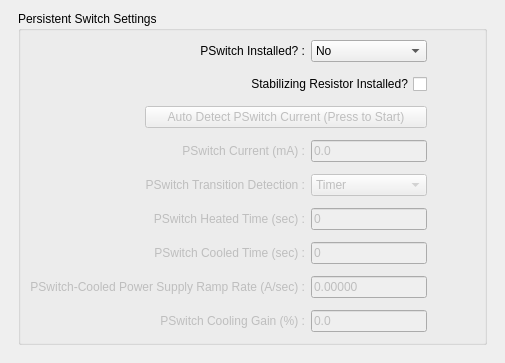
          <widget class="QWidget" name="switchPage">
           <property name="geometry">
            <rect>
             <x>0</x>
             <y>0</y>
             <width>505</width>
             <height>363</height>
            </rect>
           </property>
           <attribute name="label">
            <string>Switch</string>
           </attribute>
           <layout class="QVBoxLayout" name="switchPageLayout">
            <property name="leftMargin">
             <number>18</number>
            </property>
            <property name="rightMargin">
             <number>18</number>
            </property>
            <property name="bottomMargin">
             <number>18</number>
            </property>
            <item>
             <widget class="QGroupBox" name="switchGroupBox">
              <property name="title">
               <string>Persistent Switch Settings</string>
              </property>
              <layout class="QGridLayout" name="switchGroupLayout">
               <property name="verticalSpacing">
                <number>12</number>
               </property>
               <item row="0" column="0">
                <spacer name="horizontalSpacer_3">
                 <property name="orientation">
                  <enum>Qt::Horizontal</enum>
                 </property>
                 <property name="sizeHint" stdset="0">
                  <size>
                   <width>133</width>
                   <height>20</height>
                  </size>
                 </property>
                </spacer>
               </item>
               <item row="0" column="1">
                <widget class="QLabel" name="switchInstalledLabel">
                 <property name="text">
                  <string>PSwitch Installed? :</string>
                 </property>
                 <property name="alignment">
                  <set>Qt::AlignRight|Qt::AlignTrailing|Qt::AlignVCenter</set>
                 </property>
                </widget>
               </item>
               <item row="0" column="2" colspan="2">
                <widget class="QComboBox" name="switchInstalledComboBox">
                 <property name="maximumSize">
                  <size>
                   <width>16777215</width>
                   <height>16777215</height>
                  </size>
                 </property>
                 <item>
                  <property name="text">
                   <string>No</string>
                  </property>
                 </item>
                 <item>
                  <property name="text">
                   <string>Yes</string>
                  </property>
                 </item>
                </widget>
               </item>
               <item row="0" column="4">
                <spacer name="horizontalSpacer_4">
                 <property name="orientation">
                  <enum>Qt::Horizontal</enum>
                 </property>
                 <property name="sizeHint" stdset="0">
                  <size>
                   <width>133</width>
                   <height>20</height>
                  </size>
                 </property>
                </spacer>
               </item>
               <item row="2" column="1" colspan="3">
                <widget class="QPushButton" name="autoDetectCurrentButton">
                 <property name="enabled">
                  <bool>false</bool>
                 </property>
                 <property name="text">
                  <string>Auto Detect PSwitch Current (Press to Start)</string>
                 </property>
                </widget>
               </item>
               <item row="3" column="1">
                <widget class="QLabel" name="switchCurrentLabel">
                 <property name="enabled">
                  <bool>false</bool>
                 </property>
                 <property name="text">
                  <string>PSwitch Current (mA) :</string>
                 </property>
                 <property name="alignment">
                  <set>Qt::AlignRight|Qt::AlignTrailing|Qt::AlignVCenter</set>
                 </property>
                </widget>
               </item>
               <item row="3" column="2" colspan="2">
                <widget class="QLineEdit" name="switchCurrentEdit">
                 <property name="enabled">
                  <bool>false</bool>
                 </property>
                 <property name="text">
                  <string>0.0</string>
                 </property>
                </widget>
               </item>
               <item row="4" column="1">
                <widget class="QLabel" name="switchTransitionLabel">
                 <property name="enabled">
                  <bool>false</bool>
                 </property>
                 <property name="text">
                  <string>PSwitch Transition Detection :</string>
                 </property>
                 <property name="alignment">
                  <set>Qt::AlignRight|Qt::AlignTrailing|Qt::AlignVCenter</set>
                 </property>
                </widget>
               </item>
               <item row="4" column="2" colspan="2">
                <widget class="QComboBox" name="switchTransitionComboBox">
                 <property name="enabled">
                  <bool>false</bool>
                 </property>
                 <property name="maximumSize">
                  <size>
                   <width>16777215</width>
                   <height>16777215</height>
                  </size>
                 </property>
                 <item>
                  <property name="text">
                   <string>Timer</string>
                  </property>
                 </item>
                 <item>
                  <property name="text">
                   <string>Magnet Voltage</string>
                  </property>
                 </item>
                </widget>
               </item>
               <item row="5" column="1">
                <widget class="QLabel" name="switchHeatedTimeLabel">
                 <property name="enabled">
                  <bool>false</bool>
                 </property>
                 <property name="text">
                  <string>PSwitch Heated Time (sec) :</string>
                 </property>
                 <property name="alignment">
                  <set>Qt::AlignRight|Qt::AlignTrailing|Qt::AlignVCenter</set>
                 </property>
                </widget>
               </item>
               <item row="5" column="2" colspan="2">
                <widget class="QLineEdit" name="switchHeatedTimeEdit">
                 <property name="enabled">
                  <bool>false</bool>
                 </property>
                 <property name="text">
                  <string>0</string>
                 </property>
                </widget>
               </item>
               <item row="6" column="1">
                <widget class="QLabel" name="switchCooledTimeLabel">
                 <property name="enabled">
                  <bool>false</bool>
                 </property>
                 <property name="text">
                  <string>PSwitch Cooled Time (sec) :</string>
                 </property>
                 <property name="alignment">
                  <set>Qt::AlignRight|Qt::AlignTrailing|Qt::AlignVCenter</set>
                 </property>
                </widget>
               </item>
               <item row="6" column="2" colspan="2">
                <widget class="QLineEdit" name="switchCooledTimeEdit">
                 <property name="enabled">
                  <bool>false</bool>
                 </property>
                 <property name="text">
                  <string>0</string>
                 </property>
                </widget>
               </item>
               <item row="7" column="0" colspan="2">
                <widget class="QLabel" name="switchCooledRampRateLabel">
                 <property name="enabled">
                  <bool>false</bool>
                 </property>
                 <property name="text">
                  <string>PSwitch-Cooled Power Supply Ramp Rate (A/sec) :</string>
                 </property>
                 <property name="alignment">
                  <set>Qt::AlignRight|Qt::AlignTrailing|Qt::AlignVCenter</set>
                 </property>
                </widget>
               </item>
               <item row="7" column="2" colspan="2">
                <widget class="QLineEdit" name="switchCooledRampRateEdit">
                 <property name="enabled">
                  <bool>false</bool>
                 </property>
                 <property name="text">
                  <string>0.00000</string>
                 </property>
                </widget>
               </item>
               <item row="8" column="1">
                <widget class="QLabel" name="switchCoolingGainLabel">
                 <property name="enabled">
                  <bool>false</bool>
                 </property>
                 <property name="text">
                  <string>PSwitch Cooling Gain (%) :</string>
                 </property>
                 <property name="alignment">
                  <set>Qt::AlignRight|Qt::AlignTrailing|Qt::AlignVCenter</set>
                 </property>
                </widget>
               </item>
               <item row="8" column="2" colspan="2">
                <widget class="QLineEdit" name="switchCoolingGainEdit">
                 <property name="enabled">
                  <bool>false</bool>
                 </property>
                 <property name="text">
                  <string>0.0</string>
                 </property>
                </widget>
               </item>
               <item row="9" column="3">
                <spacer name="verticalSpacer_10">
                 <property name="orientation">
                  <enum>Qt::Vertical</enum>
                 </property>
                 <property name="sizeHint" stdset="0">
                  <size>
                   <width>20</width>
                   <height>161</height>
                  </size>
                 </property>
                </spacer>
               </item>
               <item row="1" column="1" colspan="3">
                <widget class="QCheckBox" name="stabilityResistorCheckBox">
                 <property name="layoutDirection">
                  <enum>Qt::RightToLeft</enum>
                 </property>
                 <property name="text">
                  <string>Stabilizing Resistor Installed?</string>
                 </property>
                </widget>
               </item>
              </layout>
             </widget>
            </item>
           </layout>
          </widget>
